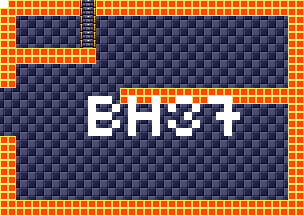

The image is a tile-based game level rendered from a .tmx file. Its description and source (layers, tilesets, objects; grid data summarised) follow:
An orthogonal 38x27 tile map with 8x8 px tiles, 4 tile layers (background, foreground, room numbers, Objects), 15 tilesets.

<map version="1.5" tiledversion="1.7.1" orientation="orthogonal" renderorder="right-down" width="38" height="27" tilewidth="8" tileheight="8" infinite="0" nextlayerid="11" nextobjectid="1">
 <tileset firstgid="1" source="tilesheets/tsKarniMata.tsx" />
 <tileset firstgid="1025" source="tilesheets/tsVoodooWasp.tsx" />
 <tileset firstgid="2049" source="tilesheets/tsBurial.tsx" />
 <tileset firstgid="3073" source="tilesheets/tsBlueTemple.tsx" />
 <tileset firstgid="4097" source="tilesheets/tsGoddess.tsx" />
 <tileset firstgid="5121" source="tilesheets/tsKonark.tsx" />
 <tileset firstgid="6145" name="sEnemies" tilewidth="8" tileheight="8" tilecount="1024" columns="32">
  <image source="../grapx/tilesheets/sObjects.bmp" trans="ff94ff" width="256" height="256" />
 </tileset>
 <tileset firstgid="7169" source="tilesheets/tsIceTemple.tsx" />
 <tileset firstgid="8193" source="tilesheets/tsLavaArea.tsx" />
 <tileset firstgid="9217" source="tilesheets/tsBossArea.tsx" />
 <tileset firstgid="10241" source="tilesheets/tsPegu.tsx" />
 <tileset firstgid="11265" source="tilesheets/sTiwanakuTemple.tsx" />
 <tileset firstgid="12289" source="tilesheets/sIndraTemple.tsx" />
 <tileset firstgid="13313" source="tilesheets/sTeleport.tsx" />
 <tileset firstgid="14337" source="tilesheets/sObjects.tsx" />
 <layer id="2" name="background" width="38" height="27">
  <data>[1026 cells, 1026 non-empty, 2 distinct tile ids]</data>
 </layer>
 <layer id="1" name="foreground" width="38" height="27">
  <data>[1026 cells, 302 non-empty, 3 distinct tile ids]</data>
 </layer>
 <layer id="7" name="room numbers" width="38" height="27">
  <data>[1026 cells, 44 non-empty, 1 distinct tile ids]</data>
 </layer>
 <layer id="10" name="Objects" width="38" height="27">
  <data>[1026 cells, 0 non-empty, 0 distinct tile ids]</data>
 </layer>
</map>
